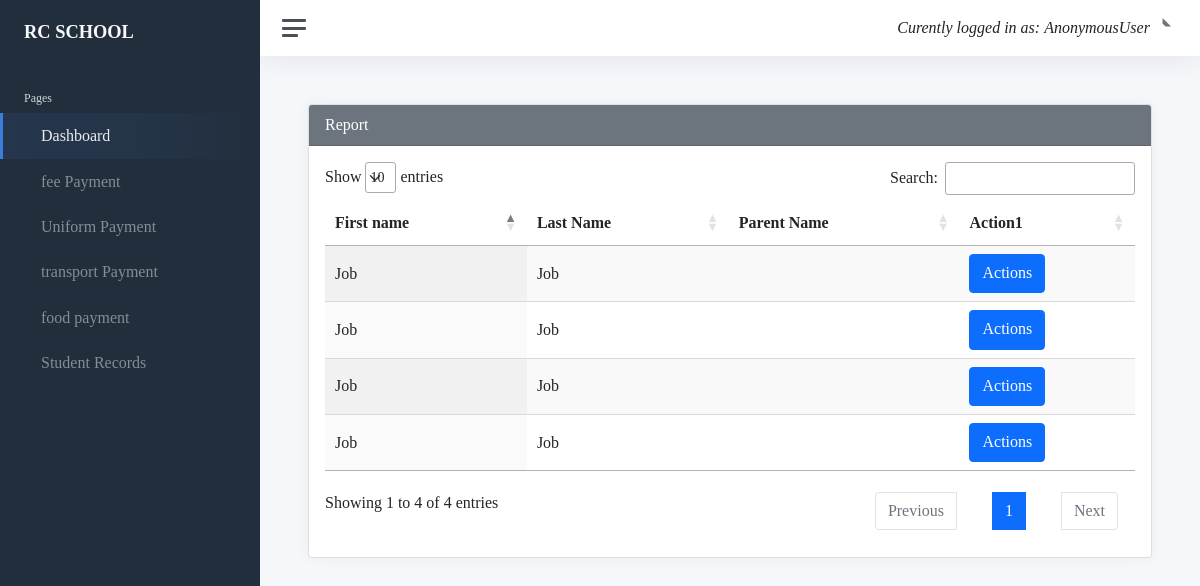
The app's page /accountant/students/ with its own data.
### Headmaster/models.py (models this page shows, shortened)
class Student(models.Model):
    First_Name=models.CharField(default="eg Alex",max_length=20)
    Middle_Name=models.CharField(default="James",max_length=20)
    Last_Name=models.CharField(default="Mtaho",max_length=20)
    Parent_Name =models.CharField(default="Alex",max_length=20)
    Parent_Occupation=models.CharField(default="eg.Mkulima",max_length=20)
    parent_Education=models.CharField(default="standard seven",max_length=20)
    ParentAddress=models.CharField(default="Dodoma",max_length=20)
    Birthd_Date=models.DateField()
    Local=models.CharField(default="mtaa",max_length=20)
    Description=models.TextField(default="Description related to a kid",max_length=20)
    Nida_Number=models.CharField(default="7838373388UD",max_length=20)
    Birthd_Certificate=models.CharField(default="8383773738WJJJW",max_length=20)
    phone=models.CharField(default="0786976118",max_length=20)

### Accountant/views.py (the view)
# urls.py: path("students/",views.ListStudent.as_view(),name="student_list")
class ListStudent(ListView):
    model=Student
    template_name="accountant/student_list.html"
    context_object_name="students"

### templates/accountant/student_list.html (shortened to what this page needs)
{% extends 'accountant/layout.html'%}
{%load static%}
{% block content %}
<link href="https://cdn.jsdelivr.net/npm/bootstrap@5.1.3/dist/css/bootstrap.min.css" rel="stylesheet">
<link rel="stylesheet" type="text/css" href="https://cdn.datatables.net/1.11.5/css/jquery.dataTables.css">
<link rel="stylesheet" href="{% static 'bt/demo.css' %}">
<div class="row">
    <div class="col-12">
        <div class="card">
            <div class="card-header bg-secondary text-white">   Report</div>
            <div class="card-body">
                <table id="table_id" class="display">
                    <thead>
                        <tr>
                            <th>First name</th>
                            <th>Last Name</th>
                            <th>Parent Name</th>
                            <th>Action1</th>
                        </tr>
                    </thead>
                    <tbody>
                        {%for student in students%}
                        <tr>
                            <td>
                                {{ student.First_Name }}
                            </td>
                            <td>
                                {{ student.Middle_Name }}
                            </td>
                            <td>
                            </td>
                            <td>
                                <div class="dropdown">
                                    <button class="btn btn-primary" type="button" id="dropdownMenuButton1" data-bs-toggle="dropdown" aria-expanded="false">
                                         <span>Actions</span>
                                    </button>
                                  </div>
                            </td>
                        </tr>
                        {%endfor%}
                    </tbody>
                </table>
            </div>
        </div>
    </div>
</div>
{% endblock content%}

### static/DataTables/datatables.css (style rules this page uses)
table.dataTable { clear: both; margin-top: 6px !important; margin-bottom: 6px !important; max-width: none !important; border-collapse: separate !important; border-spacing: 0; }
table.dataTable td, table.dataTable th { -webkit-box-sizing: content-box; box-sizing: content-box; }
table.dataTable > thead > tr > th:not(.sorting_disabled), table.dataTable > thead > tr > td:not(.sorting_disabled) { padding-right: 30px; }
table.dataTable > thead .sorting, table.dataTable > thead .sorting_asc, table.dataTable > thead .sorting_desc, table.dataTable > thead .sorting_asc_disabled, table.dataTable > thead .sorting_desc_disabled { cursor: pointer; position: relative; }
table.dataTable > thead .sorting:before, table.dataTable > thead .sorting:after, table.dataTable > thead .sorting_asc:before, table.dataTable > thead .sorting_asc:after, table.dataTable > thead .sorting_desc:before, table.dataTable > thead .sorting_desc:after, table.dataTable > thead .sorting_asc_disabled:before, table.dataTable > thead .sorting_asc_disabled:after, table.dataTable > thead .sorting_desc_disabled:before, table.dataTable > thead .sorting_desc_disabled:after { position: absolute; bottom: 0.5em; display: block; opacity: 0.3; }
table.dataTable > thead .sorting:before, table.dataTable > thead .sorting_asc:before, table.dataTable > thead .sorting_desc:before, table.dataTable > thead .sorting_asc_disabled:before, table.dataTable > thead .sorting_desc_disabled:before { right: 1em; content: "↑"; }
table.dataTable > thead .sorting:after, table.dataTable > thead .sorting_asc:after, table.dataTable > thead .sorting_desc:after, table.dataTable > thead .sorting_asc_disabled:after, table.dataTable > thead .sorting_desc_disabled:after { right: 0.5em; content: "↓"; }
table.dataTable > thead .sorting_asc:before, table.dataTable > thead .sorting_desc:after { opacity: 1; }

### static/bt/demo.css (style rules this page uses)
body { font-family:Cambria, Cochin, Georgia, Times, 'Times New Roman', serif; font-weight: lighter; }

### records on screen
Student: First_Name "Job", Middle_Name "Job"
Student: First_Name "Job", Middle_Name "Job"
Student: First_Name "Job", Middle_Name "Job"
Student: First_Name "Job", Middle_Name "Job"

### other values on screen
{{ request.user }} "AnonymousUser"
